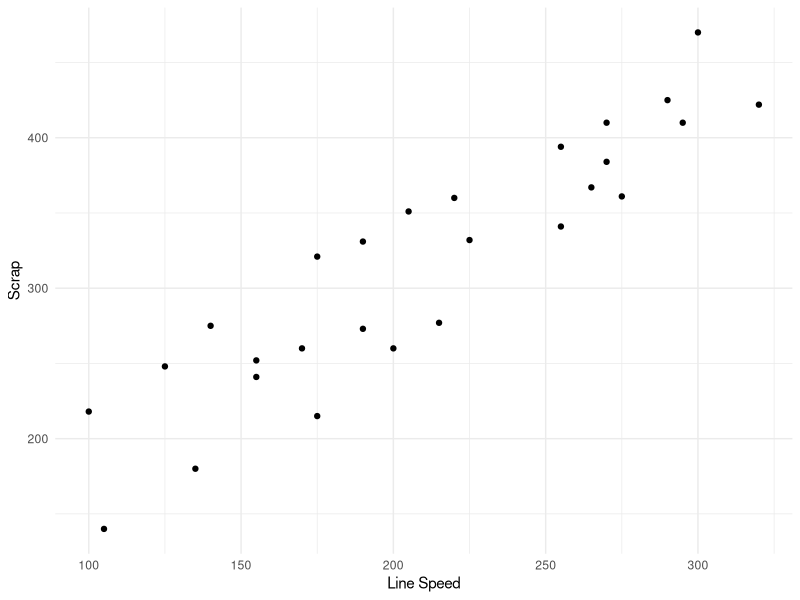
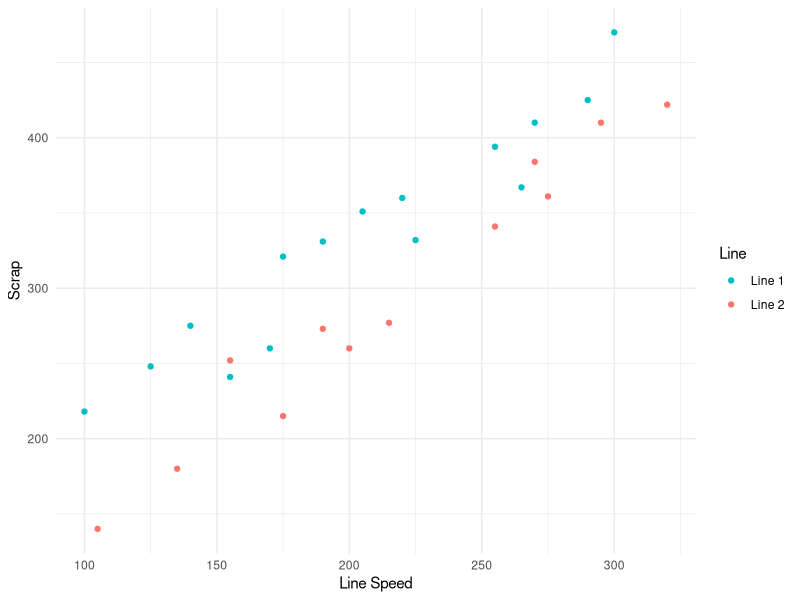

R code for these plots, in order:
library(tidyverse)

#### EXAMPLE 1 ####

y <- c(17, 26, 21, 30, 22,
        0, 12, 19,  4, 16,
       28, 15, 11, 38, 31,
       21, 20, 13, 30, 14)

x1 <- c(151,  92, 175,  31, 104,
        277, 210, 120, 290, 238,
        164, 272, 295,  68,  85,
        224, 166, 305, 124, 246)

x2 <- c(0, 0, 0, 0, 0, 0, 0, 0, 0, 0,
        1, 1, 1, 1, 1, 1, 1, 1, 1, 1)

one <- tibble(y, x1, x2)

m1 <- lm(y ~ x1 + x2, data = one)
summary(m1)

# create interaction term in dataset
one$x1x2 <- one$x1 * one$x2

m2 <- lm(y ~ x1 + x2 + x1x2, data = one)
summary(m2)

# other ways to specify interaction term -- : 
m3 <- lm(y ~ x1 + x2 + x1:x2, data = one)
summary(m3)

# can use * to enumerate all possible combinations
# fine for when we have two variables + one interaction
# gets hairy when we have more than two variables
# e.g., see below (for enumeration)
m4 <- lm(y ~ x1*x2*x1x2, data = one)
summary(m4)


#### EXAMPLE 2 ####

y <- c(218, 248, 360, 351, 470, 394, 332, 321, 410, 260, 241, 331,
       275, 425, 367, 140, 277, 384, 341, 215, 180, 260, 361, 252,
       422, 273, 410)

x1 <- c(100, 125, 220, 205, 300, 255, 225, 175, 270, 170, 155, 190,
        140, 290, 265, 105, 215, 270, 255, 175, 135, 200, 275, 155,
        320, 190, 295)

x2 <- c(1, 1, 1, 1, 1, 1, 1, 1, 1, 1, 1, 1, 1, 1, 1,
        0, 0, 0, 0, 0, 0, 0, 0, 0, 0, 0, 0)

two <- tibble(y, x1, as.factor(x2))

# No differentiation between lines (X2)
p <- ggplot(two, aes(x = x1, y = y)) +
        geom_point() + 
        xlab("Line Speed") +
        ylab("Scrap") +
        theme_minimal()
p

# Differentiate between lines (X2)
p <- ggplot(two, aes(x = x1, y = y, color = as.factor(x2))) +
        geom_point() + 
        scale_color_discrete(name="Line", breaks=c(1,0), labels=c("Line 1","Line 2")) +
        xlab("Line Speed") +
        ylab("Scrap") +
        theme_minimal()
p

m1 <- lm(y ~ x1 + x2 + x1:x2, data=two)
summary(m1)

anova(m1)
